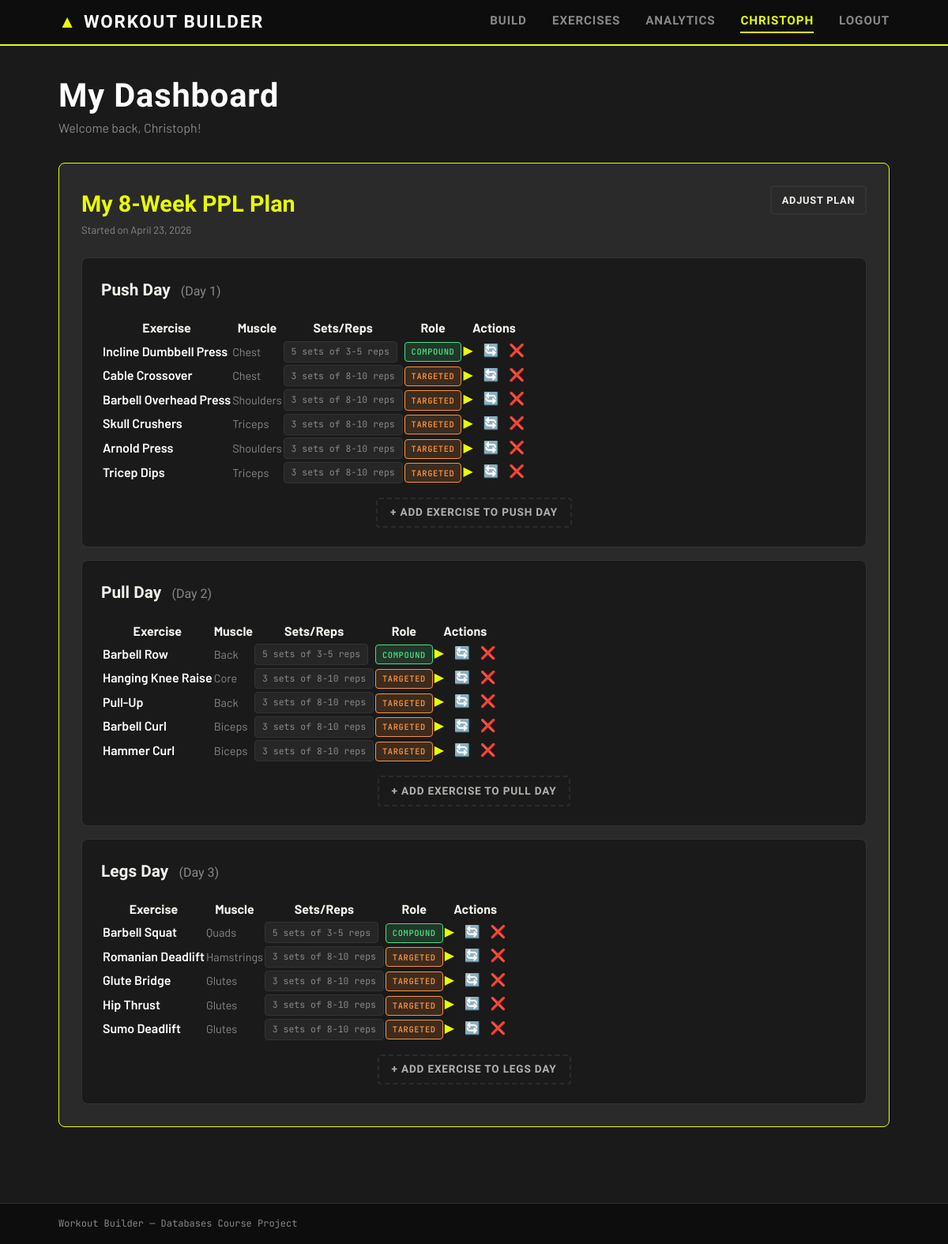
The page /dashboard/ (signed in) on the database its author committed.
### workouts/models.py (models this page shows, shortened)
class WorkoutProgram(models.Model):
    user = models.ForeignKey(AuthUser, on_delete=models.CASCADE, related_name='programs')
    name = models.CharField(max_length=100)
    created_at = models.DateTimeField(auto_now_add=True)
    is_active = models.BooleanField(default=True)

class SavedWorkout(models.Model):
    user                  = models.ForeignKey(
                                AuthUser,
                                on_delete=models.CASCADE,
                                related_name='saved_workouts'
                            )
    program               = models.ForeignKey(
                                WorkoutProgram,
                                on_delete=models.CASCADE,
                                null=True, blank=True,
                                related_name='workouts'
                            )
    day_number            = models.PositiveIntegerField(null=True, blank=True)
    day_name              = models.CharField(max_length=50, null=True, blank=True)
    target_muscle_group   = models.ForeignKey(
                                MuscleGroup,
                                on_delete=models.SET_NULL,
                                null=True, blank=True,
                                related_name='saved_workouts'
                            )
    difficulty            = models.ForeignKey(
                                DifficultyLevel,
                                on_delete=models.SET_NULL,
                                null=True, blank=True,
                                related_name='saved_workouts'
                            )
    num_exercises         = models.PositiveSmallIntegerField()
    created_at            = models.DateTimeField(auto_now_add=True)
    class Meta:
        ordering = ['program', 'day_number', '-created_at']

class SavedWorkoutExercise(models.Model):
    class SlotType(models.TextChoices):
        COMPOUND   = 'compound',   'Compound'
        TARGETED   = 'targeted',   'Targeted'
        SUPPORTING = 'supporting', 'Supporting'
    saved_workout  = models.ForeignKey(
                         SavedWorkout,
                         on_delete=models.CASCADE,
                         related_name='workout_exercises'
                     )
    exercise       = models.ForeignKey(
                         Exercise,
                         on_delete=models.CASCADE,
                         related_name='saved_workout_exercises'
                     )
    exercise_order = models.PositiveSmallIntegerField()
    slot_type      = models.CharField(
                         max_length=20,
                         choices=SlotType.choices,
                         default=SlotType.TARGETED
                     )
    class Meta:
        ordering = ['exercise_order']
        constraints = [
            models.UniqueConstraint(
                fields=['saved_workout', 'exercise_order'],
                name='unique_workout_exercise_order'
            )
        ]
    def primary_muscle(self):
        emg = self.exercise.exercise_muscle_groups.filter(role='primary').first()
        return emg.muscle_group.name if emg else "Mixed"
    def recommended_sets_reps(self):
        goal_name = ""
        if self.saved_workout.user:
            profile = getattr(self.saved_workout.user, 'profile', None)
            if profile and profile.primary_goal:
                goal_name = profile.primary_goal.name.lower()
        sets = self.exercise.default_sets or 3
        reps = self.exercise.default_reps or 10
        if 'strength' in goal_name:
            if self.slot_type == 'compound':
                return "5 sets of 3-5 reps"
            else:
                return "3 sets of 8-10 reps"
        elif 'hypertrophy' in goal_name or 'muscle' in goal_name:
            if self.slot_type == 'compound':
                return "3 sets of 8-10 reps"
            else:
                return "3 sets of 10-15 reps"
        elif 'endurance' in goal_name or 'weight loss' in goal_name:
            return "3 sets of 15-20 reps"
        return f"{sets} sets of {reps} reps"

class Exercise(models.Model):
    exercise_id   = models.AutoField(primary_key=True)
    name          = models.CharField(max_length=200)
    description   = models.TextField(blank=True)
    difficulty    = models.ForeignKey(
                        DifficultyLevel,
                        on_delete=models.PROTECT,
                        related_name='exercises'
                    )
    movement_type = models.ForeignKey(
                        MovementType,
                        on_delete=models.PROTECT,
                        related_name='exercises'
                    )
    image         = models.ForeignKey(
                        ExerciseImage,
                        on_delete=models.SET_NULL,
                        null=True, blank=True,
                        related_name='exercises'
                    )
    is_compound   = models.BooleanField(default=False)
    default_sets  = models.PositiveSmallIntegerField(default=3)
    default_reps  = models.PositiveSmallIntegerField(default=10)
    instructions  = models.TextField(blank=True)
    class Meta:
        ordering = ['name']

class ExerciseMuscleGroup(models.Model):
    class Role(models.TextChoices):
        PRIMARY    = 'primary',    'Primary'
        SECONDARY  = 'secondary',  'Secondary'
        STABILIZER = 'stabilizer', 'Stabilizer'
    exercise     = models.ForeignKey(
                       Exercise,
                       on_delete=models.CASCADE,
                       related_name='exercise_muscle_groups'
                   )
    muscle_group = models.ForeignKey(
                       MuscleGroup,
                       on_delete=models.CASCADE,
                       related_name='exercise_muscle_groups'
                   )
    role         = models.CharField(
                       max_length=20,
                       choices=Role.choices,
                       default=Role.PRIMARY
                   )
    class Meta:
        constraints = [
            models.UniqueConstraint(
                fields=['exercise', 'muscle_group', 'role'],
                name='unique_exercise_muscle_role'
            )
        ]

class MuscleGroup(models.Model):
    muscle_group_id = models.AutoField(primary_key=True)
    name            = models.CharField(max_length=100)
    region          = models.CharField(max_length=100)          # e.g. "Upper Body"
    movement_category = models.CharField(max_length=100)        # e.g. "Push", "Pull", "Legs"
    class Meta:
        ordering = ['movement_category', 'name']

class UserProfile(models.Model):
    user = models.OneToOneField(AuthUser, on_delete=models.CASCADE, related_name='profile')
    age = models.PositiveIntegerField(null=True, blank=True)
    weight_kg = models.FloatField(null=True, blank=True)
    gender = models.CharField(max_length=20, null=True, blank=True)
    fitness_level = models.ForeignKey(DifficultyLevel, on_delete=models.SET_NULL, null=True, blank=True)
    primary_goal = models.ForeignKey(GoalType, on_delete=models.SET_NULL, null=True, blank=True)
    available_equipment = models.ManyToManyField(Equipment, blank=True)
    preferred_split = models.CharField(max_length=50, null=True, blank=True)
    days_per_week = models.PositiveIntegerField(null=True, blank=True)

class GoalType(models.Model):
    goal_type_id = models.AutoField(primary_key=True)
    name         = models.CharField(max_length=100)
    description  = models.TextField(blank=True)
    class Meta:
        ordering = ['name']

### workouts/views.py (the view)
# urls.py: path("dashboard/", views.dashboard, name="dashboard"),
@login_required
def dashboard(request):
    profile, _ = UserProfile.objects.get_or_create(user=request.user)
    programs = WorkoutProgram.objects.filter(user=request.user, is_active=True).prefetch_related('workouts__workout_exercises__exercise')
    workouts = SavedWorkout.objects.filter(user=request.user, program__isnull=True).prefetch_related('workout_exercises__exercise')
    return render(request, 'workouts/dashboard.html', {
        'user_obj': request.user,
        'profile': profile,
        'programs': programs,
        'workouts': workouts
    })

### workouts/templates/workouts/dashboard.html (shortened to what this page needs)
{% extends "workouts/base.html" %}
{% load static %}
{% block content %}
<div class="page-header page-header--split">
  <div>
    <h1>My Dashboard</h1>
    <p class="page-subtitle">Welcome back, {{ user_obj.first_name|default:user_obj.username }}!</p>
  </div>
</div>
{% if not programs %}
  <div class="card" style="text-align: center; padding: 3rem 1rem;">
    <h2 style="font-family: var(--font-display); font-size: 2rem; color: var(--white); margin-bottom: 1rem;">Choose Your Path</h2>
    <p style="color: var(--muted); margin-bottom: 2.5rem; max-width: 500px; margin-left: auto; margin-right: auto;">Do you want to generate a quick one-off workout for today, or do you want to build a fully personalized 8-week routine?</p>
    <div style="display: flex; gap: 1.5rem; justify-content: center; flex-wrap: wrap;">
      <a href="{% url 'home' %}" class="btn btn-secondary" style="padding: 1rem 2rem; font-size: 1.1rem; flex-direction: column; gap: 0.5rem; min-width: 250px;">
        <span style="font-size: 1.5rem;">⚡</span>
        Quick Workout Planner
      </a>
      <a href="{% url 'questionnaire' %}" class="btn btn-primary" style="padding: 1rem 2rem; font-size: 1.1rem; flex-direction: column; gap: 0.5rem; min-width: 250px;">
        <span style="font-size: 1.5rem;">📅</span>
        Get My 8-Week Plan
      </a>
    </div>
  </div>
{% else %}
  {% for program in programs %}
    <div class="card" style="margin-bottom: 2rem; border-color: var(--accent);">
      <div style="display: flex; justify-content: space-between; align-items: flex-start; margin-bottom: 1.5rem;">
        <div>
          <h2 style="font-family: var(--font-display); font-size: 1.8rem; color: var(--accent); margin-bottom: 0.2rem;">{{ program.name }}</h2>
          <p class="form-help">Started on {{ program.created_at|date:"F j, Y" }}</p>
        </div>
        <a href="{% url 'questionnaire' %}" class="btn btn-secondary" style="font-size: 0.8rem; padding: 0.4rem 0.8rem;">Adjust Plan</a>
      </div>
      <div class="workout-list">
        {% for workout in program.workouts.all %}
          <div class="card" style="background: var(--dark); padding: 1.5rem;">
            <h3 style="font-family: var(--font-display); font-size: 1.3rem; margin-bottom: 1rem;">
              {{ workout.day_name }} <span style="color: var(--muted); font-size: 1rem; font-weight: 400; margin-left: 0.5rem;">(Day {{ workout.day_number }})</span>
            </h3>
            <table class="table">
              <thead>
                <tr>
                  <th>Exercise</th>
                  <th>Muscle</th>
                  <th>Sets/Reps</th>
                  <th>Role</th>
                  <th>Actions</th>
                </tr>
              </thead>
              <tbody>
                {% for we in workout.workout_exercises.all %}
                  <tr>
                    <td>
                      <a href="{% url 'exercise_detail' we.exercise.pk %}" style="color: var(--white); text-decoration: none; font-weight: 600;">
                        {{ we.exercise.name }}
                      </a>
                    </td>
                    <td><span style="color: var(--muted); font-size: 0.9rem;">{{ we.primary_muscle }}</span></td>
                    <td><span class="tag" style="background: rgba(255,255,255,0.05);">{{ we.recommended_sets_reps }}</span></td>
                    <td>
                      <div class="workout-card__slot-badge slot-badge--{{ we.slot_type }}" style="position: relative; top: 0; right: 0; display: inline-block;">
                        {{ we.slot_type|upper }}
                      </div>
                    </td>
                    <td style="display: flex; gap: 0.8rem; align-items: center;">
                      <a href="https://www.youtube.com/results?search_query={{ we.exercise.name|urlencode }}+exercise+tutorial" target="_blank" style="color: var(--accent); text-decoration: none; font-size: 1rem;" title="Tutorial">▶</a>
                      <a href="{% url 'swap_workout_exercise' we.id %}" style="color: var(--muted); text-decoration: none; font-size: 1rem;" title="Swap Exercise">🔄</a>
                      <a href="{% url 'remove_workout_exercise' we.id %}" style="color: #ff4444; text-decoration: none; font-size: 1rem;" title="Remove Exercise">❌</a>
                    </td>
                  </tr>
                {% endfor %}
              </tbody>
            </table>
            <div style="margin-top: 1rem; text-align: center;">
              <a href="{% url 'add_workout_exercise' workout.id %}" class="btn btn-secondary" style="font-size: 0.85rem; padding: 0.4rem 1rem; border-style: dashed; opacity: 0.7;">+ Add Exercise to {{ workout.day_name }}</a>
            </div>
          </div>
        {% endfor %}
      </div>
    </div>
  {% endfor %}
{% endif %}
{% endblock %}

### workouts/templates/workouts/base.html (shortened to what this page needs)
{% load static %}
<!DOCTYPE html>
<html lang="en">
<head>
  <link rel="stylesheet" href="{% static 'css/styles.css' %}">
</head>
<body>
  <header class="site-header">
    <div class="container header-inner">
      <a href="{% url 'home' %}" class="logo">
        <span class="logo-icon">▲</span> WORKOUT BUILDER
      </a>
      <nav class="site-nav">
        <a href="{% url 'home' %}"          {% if request.resolver_match.url_name == 'home' %}class="active"{% endif %}>Build</a>
        <a href="{% url 'exercise_list' %}" {% if request.resolver_match.url_name == 'exercise_list' %}class="active"{% endif %}>Exercises</a>
        <a href="{% url 'analytics' %}"     {% if request.resolver_match.url_name == 'analytics' %}class="active"{% endif %}>Analytics</a>
        {% if user.is_authenticated %}
          <a href="{% url 'dashboard' %}"   {% if 'dashboard' in request.resolver_match.url_name %}class="active"{% endif %} style="color: var(--accent);">{{ user.first_name|default:"Dashboard" }}</a>
          <a href="{% url 'logout' %}">Logout</a>
        {% else %}
          <a href="{% url 'login' %}">Login</a>
          <a href="{% url 'register' %}" style="color: var(--accent);">Sign Up</a>
        {% endif %}
      </nav>
    </div>
  </header>
  <main class="main-content">
    <div class="container">
      {% block content %}{% endblock %}
    </div>
  </main>
  <footer class="site-footer">
    <div class="container">
      <span>Workout Builder &mdash; Databases Course Project</span>
    </div>
  </footer>
</body>
</html>

### rows shown on the page
WorkoutProgram: name "My 8-Week PPL Plan", created_at "April 23, 2026"
SavedWorkout: day_name "Push Day", day_number "1", day_name "PUSH DAY"
SavedWorkoutExercise: exercise.name "Incline Dumbbell Press", primary_muscle "Chest", recommended_sets_reps "5 sets of 3-5 reps", slot_type "COMPOUND"
SavedWorkoutExercise: exercise.name "Cable Crossover", primary_muscle "Chest", recommended_sets_reps "3 sets of 8-10 reps", slot_type "TARGETED"
SavedWorkoutExercise: exercise.name "Barbell Overhead Press", primary_muscle "Shoulders", recommended_sets_reps "3 sets of 8-10 reps", slot_type "TARGETED"
SavedWorkoutExercise: exercise.name "Skull Crushers", primary_muscle "Triceps", recommended_sets_reps "3 sets of 8-10 reps", slot_type "TARGETED"
SavedWorkoutExercise: exercise.name "Arnold Press", primary_muscle "Shoulders", recommended_sets_reps "3 sets of 8-10 reps", slot_type "TARGETED"
SavedWorkoutExercise: exercise.name "Tricep Dips", primary_muscle "Triceps", recommended_sets_reps "3 sets of 8-10 reps", slot_type "TARGETED"
SavedWorkout: day_name "Pull Day", day_number "2", day_name "PULL DAY"
SavedWorkoutExercise: exercise.name "Barbell Row", primary_muscle "Back", recommended_sets_reps "5 sets of 3-5 reps", slot_type "COMPOUND"
SavedWorkoutExercise: exercise.name "Hanging Knee Raise", primary_muscle "Core", recommended_sets_reps "3 sets of 8-10 reps", slot_type "TARGETED"
SavedWorkoutExercise: exercise.name "Pull-Up", primary_muscle "Back", recommended_sets_reps "3 sets of 8-10 reps", slot_type "TARGETED"
SavedWorkoutExercise: exercise.name "Barbell Curl", primary_muscle "Biceps", recommended_sets_reps "3 sets of 8-10 reps", slot_type "TARGETED"
SavedWorkoutExercise: exercise.name "Hammer Curl", primary_muscle "Biceps", recommended_sets_reps "3 sets of 8-10 reps", slot_type "TARGETED"
SavedWorkout: day_name "Legs Day", day_number "3", day_name "LEGS DAY"
SavedWorkoutExercise: exercise.name "Barbell Squat", primary_muscle "Quads", recommended_sets_reps "5 sets of 3-5 reps", slot_type "COMPOUND"
SavedWorkoutExercise: exercise.name "Romanian Deadlift", primary_muscle "Hamstrings", recommended_sets_reps "3 sets of 8-10 reps", slot_type "TARGETED"
SavedWorkoutExercise: exercise.name "Glute Bridge", primary_muscle "Glutes", recommended_sets_reps "3 sets of 8-10 reps", slot_type "TARGETED"
SavedWorkoutExercise: exercise.name "Hip Thrust", primary_muscle "Glutes", recommended_sets_reps "3 sets of 8-10 reps", slot_type "TARGETED"
SavedWorkoutExercise: exercise.name "Sumo Deadlift", primary_muscle "Glutes", recommended_sets_reps "3 sets of 8-10 reps", slot_type "TARGETED"

### other values the page prints
{{ user.first_name|default:"Dashboard" }} "CHRISTOPH"
{{ user_obj.first_name|default:user_obj.username }} "Christoph"
